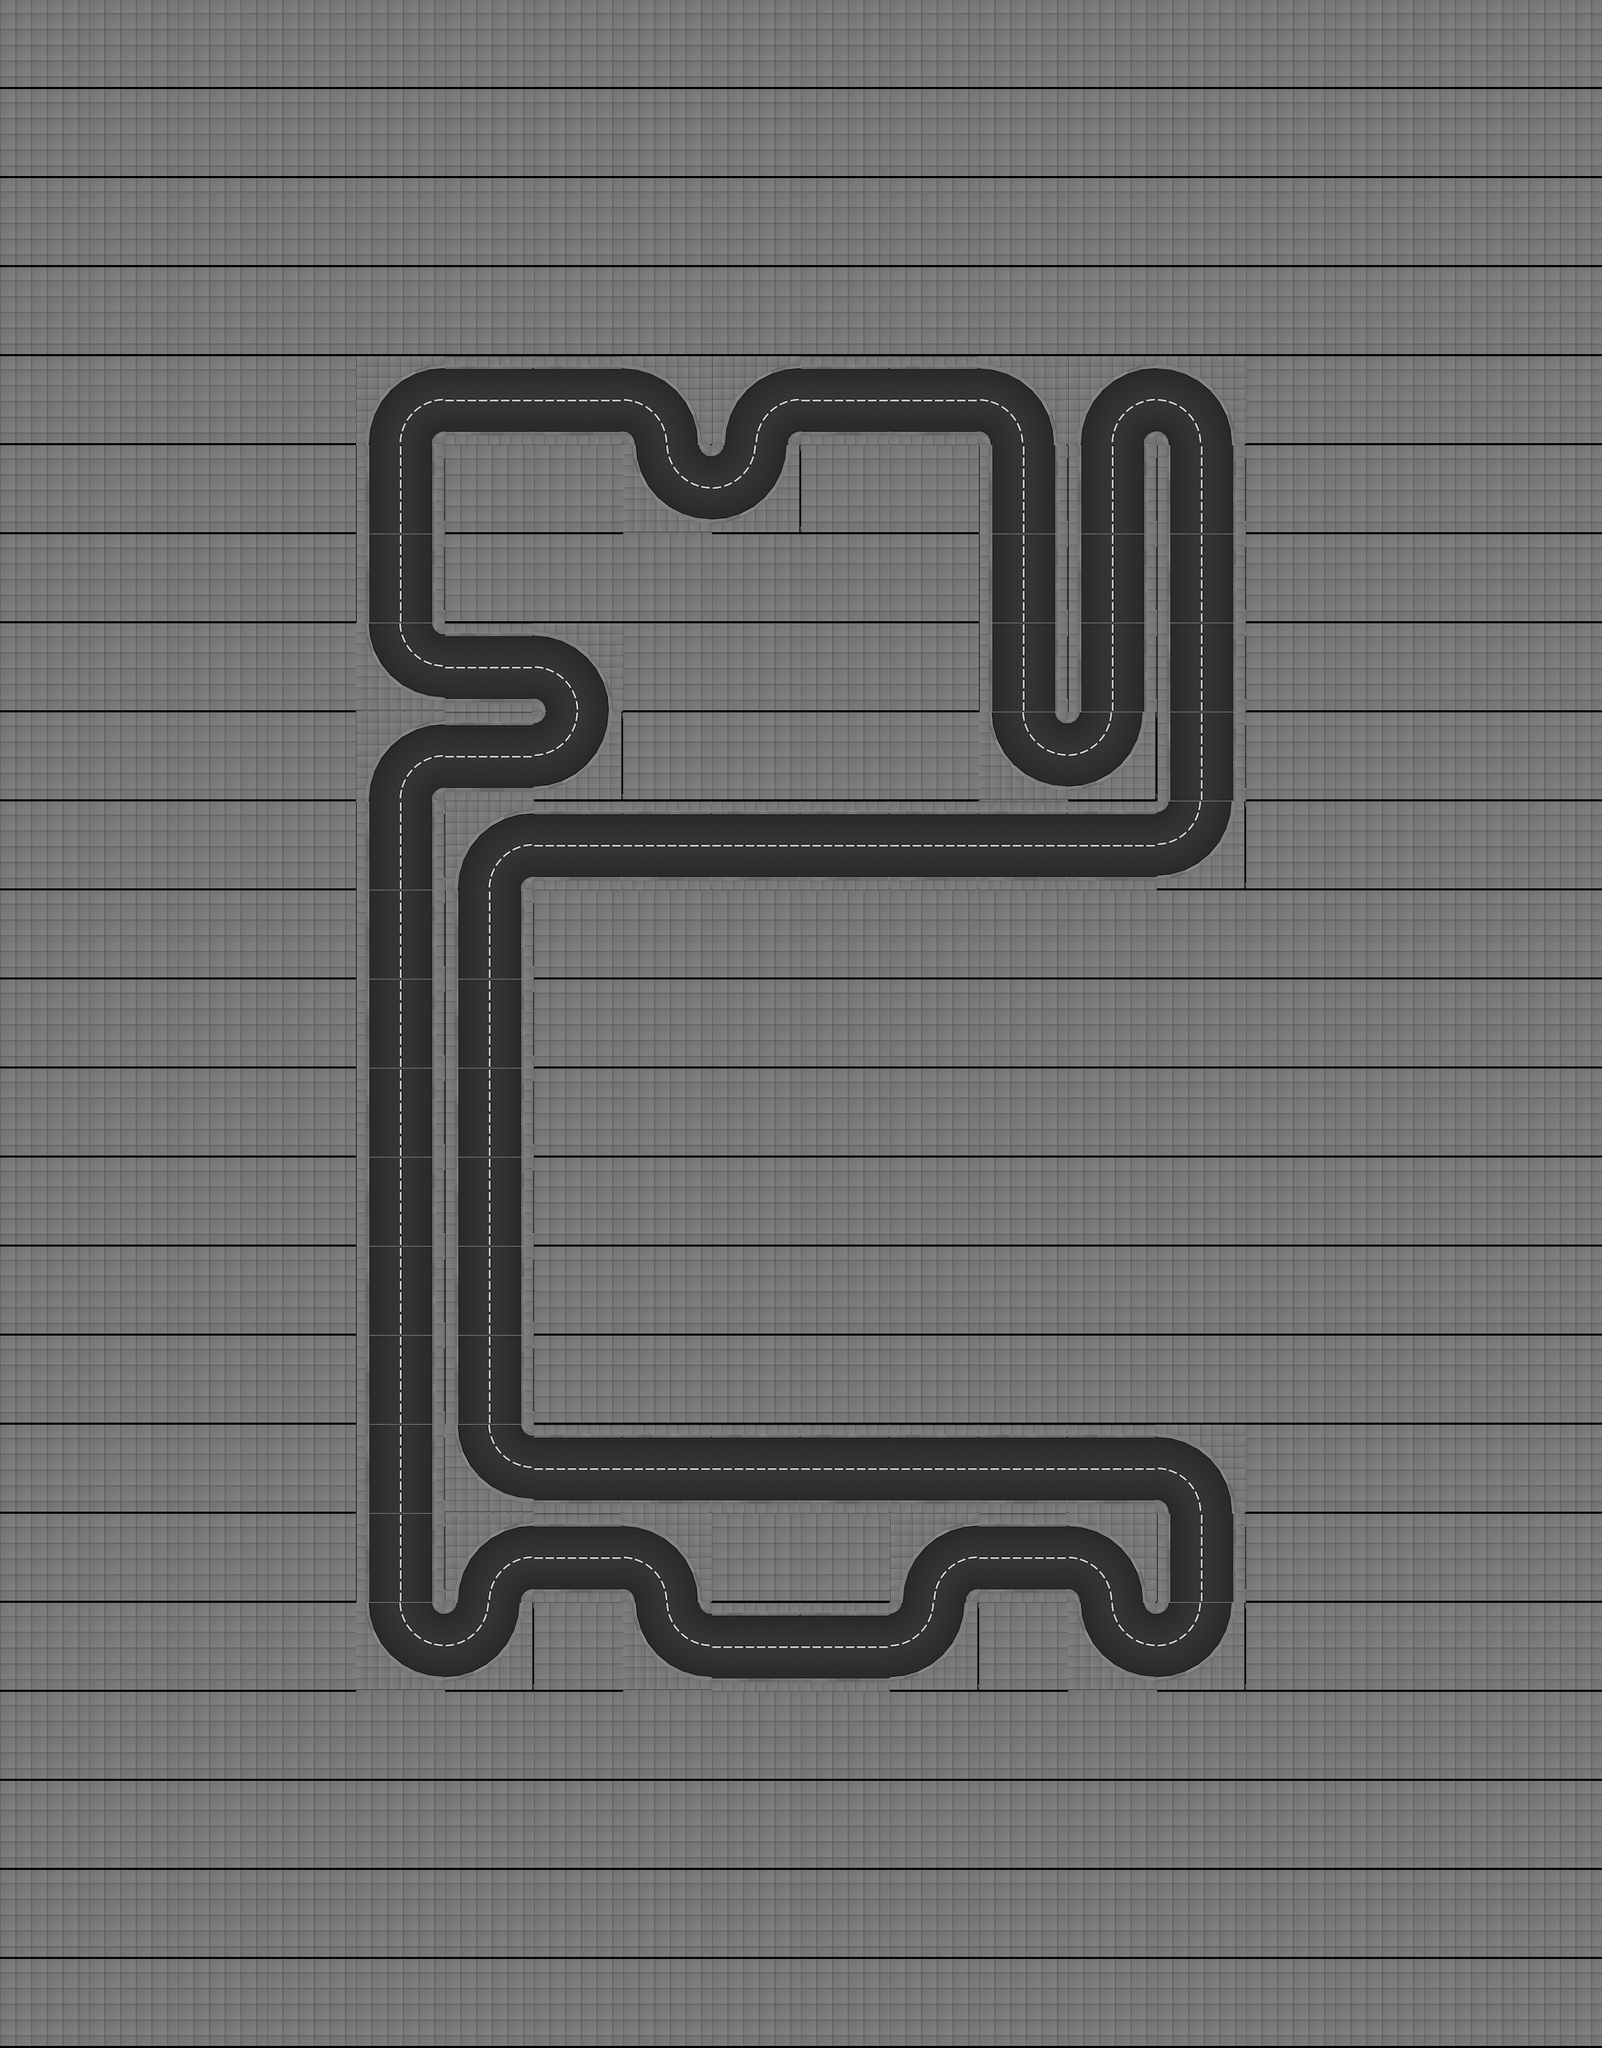

Tiled map render using the project's own tile images. Description and the map definition, with tile-layer contents summarised, below:
An orthogonal 18x23 tile map with 128x128 px tiles, 1 tile layer (track), 2 tilesets and 449 objects (20x office_05_ground_floor, 20x office_05_floor, 19x appartment_roof_01, 17x office_06_ground_floor, 17x office_06_floor, ...).

<map height="23" infinite="0" nextlayerid="1" nextobjectid="1" orientation="orthogonal" renderorder="right-down" tiledversion="1.2.2" tileheight="128" tilewidth="128" version="1.2" width="18"><tileset firstgid="1" source="../../gbResources/set_tiles.tsx" /><tileset firstgid="134" source="../../gbResources/set_objects.tsx" /><layer height="23" id="1" name="track" width="18"><data>[414 cells, 414 non-empty, 7 distinct tile ids]</data></layer><objectgroup id="1" name="walls"><object id="1" x="512" y="640"><polyline points="16,0 32,-64 64,-96 128,-112" /></object><object id="2" x="512" y="640"><polyline points="112,0 114,-8 120,-14 128,-16" /></object><object id="3" x="512" y="704.0"><polyline points="16,-64 16,64" /></object><object id="4" x="512" y="704.0"><polyline points="112,-64 112,64" /></object><object id="5" x="512" y="832.0"><polyline points="16,-64 16,64" /></object><object id="6" x="512" y="832.0"><polyline points="112,-64 112,64" /></object><object id="7" x="512" y="1024"><polyline points="16,-128 32,-64 64,-32 128,-16" /></object><object id="8" x="512" y="1024"><polyline points="112,-128 114,-120 120,-114 128,-112" /></object><object id="9" x="512" y="1152"><polyline points="16,0 32,-64 64,-96 128,-112" /></object><object id="10" x="512" y="1152"><polyline points="112,0 114,-8 120,-14 128,-16" /></object><object id="11" x="512" y="1216.0"><polyline points="16,-64 16,64" /></object><object id="12" x="512" y="1216.0"><polyline points="112,-64 112,64" /></object><object id="13" x="512" y="1344.0"><polyline points="16,-64 16,64" /></object><object id="14" x="512" y="1344.0"><polyline points="112,-64 112,64" /></object><object id="15" x="512" y="1472.0"><polyline points="16,-64 16,64" /></object><object id="16" x="512" y="1472.0"><polyline points="112,-64 112,64" /></object><object id="17" x="512" y="1600.0"><polyline points="16,-64 16,64" /></object><object id="18" x="512" y="1600.0"><polyline points="112,-64 112,64" /></object><object id="19" x="512" y="1728.0"><polyline points="16,-64 16,64" /></object><object id="20" x="512" y="1728.0"><polyline points="112,-64 112,64" /></object><object id="21" x="512" y="1856.0"><polyline points="16,-64 16,64" /></object><object id="22" x="512" y="1856.0"><polyline points="112,-64 112,64" /></object><object id="23" x="512" y="1984.0"><polyline points="16,-64 16,64" /></object><object id="24" x="512" y="1984.0"><polyline points="112,-64 112,64" /></object><object id="25" x="512" y="2112.0"><polyline points="16,-64 16,64" /></object><object id="26" x="512" y="2112.0"><polyline points="112,-64 112,64" /></object><object id="27" x="512" y="2240.0"><polyline points="16,-64 16,64" /></object><object id="28" x="512" y="2240.0"><polyline points="112,-64 112,64" /></object><object id="29" x="512" y="2432"><polyline points="16,-128 32,-64 64,-32 128,-16" /></object><object id="30" x="512" y="2432"><polyline points="112,-128 114,-120 120,-114 128,-112" /></object><object id="31" x="640" y="592.0"><polyline points="0,-64 128,-64" /></object><object id="32" x="640" y="560.0"><polyline points="0,64 128,64" /></object><object id="33" x="640" y="976.0"><polyline points="0,-64 128,-64" /></object><object id="34" x="640" y="944.0"><polyline points="0,64 128,64" /></object><object id="35" x="640" y="1104.0"><polyline points="0,-64 128,-64" /></object><object id="36" x="640" y="1072.0"><polyline points="0,64 128,64" /></object><object id="37" x="640" y="1280"><polyline points="16,0 32,-64 64,-96 128,-112" /></object><object id="38" x="640" y="1280"><polyline points="112,0 114,-8 120,-14 128,-16" /></object><object id="39" x="640" y="1344.0"><polyline points="16,-64 16,64" /></object><object id="40" x="640" y="1344.0"><polyline points="112,-64 112,64" /></object><object id="41" x="640" y="1472.0"><polyline points="16,-64 16,64" /></object><object id="42" x="640" y="1472.0"><polyline points="112,-64 112,64" /></object><object id="43" x="640" y="1600.0"><polyline points="16,-64 16,64" /></object><object id="44" x="640" y="1600.0"><polyline points="112,-64 112,64" /></object><object id="45" x="640" y="1728.0"><polyline points="16,-64 16,64" /></object><object id="46" x="640" y="1728.0"><polyline points="112,-64 112,64" /></object><object id="47" x="640" y="1856.0"><polyline points="16,-64 16,64" /></object><object id="48" x="640" y="1856.0"><polyline points="112,-64 112,64" /></object><object id="49" x="640" y="1984.0"><polyline points="16,-64 16,64" /></object><object id="50" x="640" y="1984.0"><polyline points="112,-64 112,64" /></object><object id="51" x="640" y="2176"><polyline points="16,-128 32,-64 64,-32 128,-16" /></object><object id="52" x="640" y="2176"><polyline points="112,-128 114,-120 120,-114 128,-112" /></object><object id="53" x="640" y="2304"><polyline points="16,0 32,-64 64,-96 128,-112" /></object><object id="54" x="640" y="2304"><polyline points="112,0 114,-8 120,-14 128,-16" /></object><object id="55" x="640" y="2432"><polyline points="112,-128 96,-64 64,-32 0,-16" /></object><object id="56" x="640" y="2432"><polyline points="16,-128 14,-120 8,-114 0,-112" /></object><object id="57" x="768" y="592.0"><polyline points="0,-64 128,-64" /></object><object id="58" x="768" y="560.0"><polyline points="0,64 128,64" /></object><object id="59" x="768" y="1024"><polyline points="0,-112 64,-96 96,-64 112,0" /></object><object id="60" x="768" y="1024"><polyline points="0,-16 8,-14 14,-8 16,0" /></object><object id="61" x="768" y="1152"><polyline points="112,-128 96,-64 64,-32 0,-16" /></object><object id="62" x="768" y="1152"><polyline points="16,-128 14,-120 8,-114 0,-112" /></object><object id="63" x="768" y="1232.0"><polyline points="0,-64 128,-64" /></object><object id="64" x="768" y="1200.0"><polyline points="0,64 128,64" /></object><object id="65" x="768" y="2128.0"><polyline points="0,-64 128,-64" /></object><object id="66" x="768" y="2096.0"><polyline points="0,64 128,64" /></object><object id="67" x="768" y="2256.0"><polyline points="0,-64 128,-64" /></object><object id="68" x="768" y="2224.0"><polyline points="0,64 128,64" /></object><object id="69" x="896" y="640"><polyline points="0,-112 64,-96 96,-64 112,0" /></object><object id="70" x="896" y="640"><polyline points="0,-16 8,-14 14,-8 16,0" /></object><object id="71" x="896" y="768"><polyline points="16,-128 32,-64 64,-32 128,-16" /></object><object id="72" x="896" y="768"><polyline points="112,-128 114,-120 120,-114 128,-112" /></object><object id="73" x="896" y="1232.0"><polyline points="0,-64 128,-64" /></object><object id="74" x="896" y="1200.0"><polyline points="0,64 128,64" /></object><object id="75" x="896" y="2128.0"><polyline points="0,-64 128,-64" /></object><object id="76" x="896" y="2096.0"><polyline points="0,64 128,64" /></object><object id="77" x="896" y="2304"><polyline points="0,-112 64,-96 96,-64 112,0" /></object><object id="78" x="896" y="2304"><polyline points="0,-16 8,-14 14,-8 16,0" /></object><object id="79" x="896" y="2432"><polyline points="16,-128 32,-64 64,-32 128,-16" /></object><object id="80" x="896" y="2432"><polyline points="112,-128 114,-120 120,-114 128,-112" /></object><object id="81" x="1024" y="640"><polyline points="16,0 32,-64 64,-96 128,-112" /></object><object id="82" x="1024" y="640"><polyline points="112,0 114,-8 120,-14 128,-16" /></object></objectgroup><objectgroup id="2" name="route"><!-- 1 objects omitted --></objectgroup><objectgroup id="3" name="lights"><!-- 80 objects omitted --></objectgroup><objectgroup id="4" name="slow_motion_triggers"><!-- 28 objects omitted --></objectgroup><objectgroup id="5" name="speed_up_triggers"><!-- 8 objects omitted --></objectgroup><objectgroup id="6" name="buildings"><!-- 168 objects omitted --></objectgroup><objectgroup id="7" name="spawners"><!-- 4 objects omitted --></objectgroup></map>
<!-- 367 of 449 objects omitted -->
